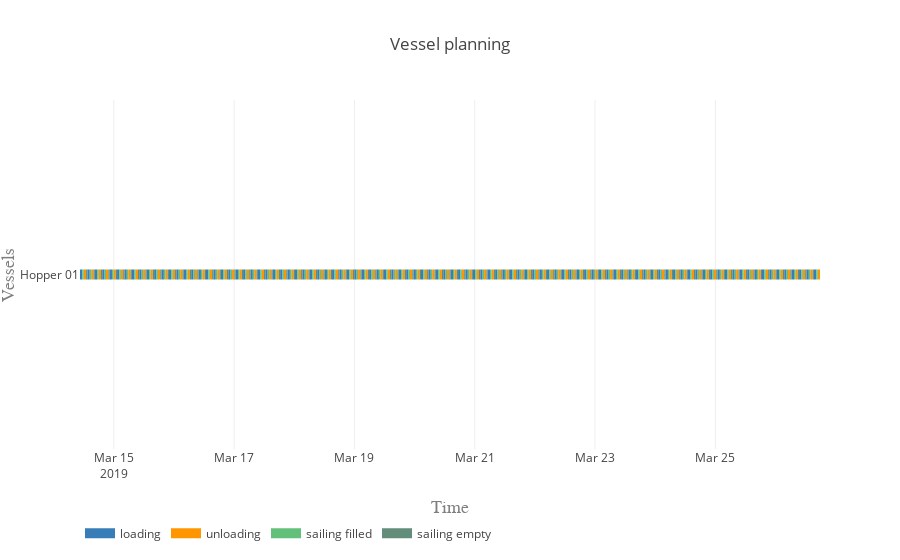

The notebook cell this image was saved under:
### Code cell
vessels = equipment

processes = ['loading', 'unloading', 'sailing filled', 'sailing empty']
colors = {0:'rgb(55,126,184)', 1:'rgb(255,150,0)', 2:'rgb(98, 192, 122)', 3:'rgb(98, 141, 122)'}

plot.vessel_planning(vessels, processes, colors)

### Figure 1 — Plotly figure (JSON) as saved in the notebook; plotly's stock layout.template omitted (floating-point values rounded to 4 significant figures; data arrays with more than 128 entries replaced by an {"elided": "..."} marker saying what was removed)
{"data": [{"connectgaps": false, "hoverinfo": "y+name", "line": {"color": "rgb(55,126,184)", "width": 10}, "mode": "lines", "name": "loading", "type": "scatter", "uid": "ef5f0879-1f56-488d-a631-efcc4d26d4b9", "x": {"elided": "500 str values"}, "y": {"elided": "500 str values"}}, {"connectgaps": false, "hoverinfo": "y+name", "line": {"color": "rgb(255,150,0)", "width": 10}, "mode": "lines", "name": "unloading", "type": "scatter", "uid": "42d957c9-5b47-45db-ac54-36717fa6bcb4", "x": {"elided": "500 str values"}, "y": {"elided": "500 str values"}}, {"connectgaps": false, "hoverinfo": "y+name", "line": {"color": "rgb(98, 192, 122)", "width": 10}, "mode": "lines", "name": "sailing filled", "type": "scatter", "uid": "7f0f45f6-ad7c-47bb-af89-1d8f7aee230a", "x": {"elided": "500 str values"}, "y": {"elided": "500 str values"}}, {"connectgaps": false, "hoverinfo": "y+name", "line": {"color": "rgb(98, 141, 122)", "width": 10}, "mode": "lines", "name": "sailing empty", "type": "scatter", "uid": "c8aa9bb2-d7ac-4817-a64d-f53245730470", "x": {"elided": "495 str values"}, "y": {"elided": "495 str values"}}], "layout": {"hovermode": "closest", "legend": {"orientation": "h", "x": 0, "y": -0.2}, "title": "Vessel planning", "xaxis": {"range": ["2019-03-14 10:30:22", "2019-03-26 17:44:44.511561"], "title": "Time", "titlefont": {"color": "#7f7f7f", "family": "Courier New, monospace", "size": 18}}, "yaxis": {"title": "Vessels", "titlefont": {"color": "#7f7f7f", "family": "Courier New, monospace", "size": 18}}}}
